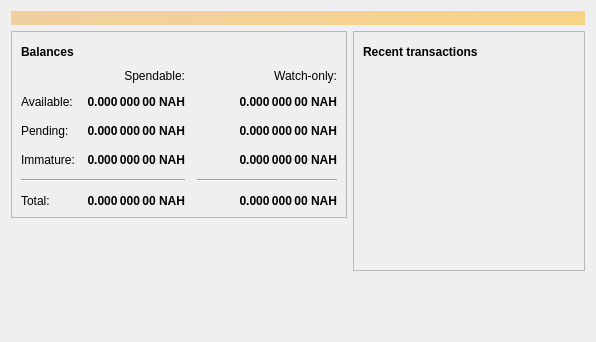
<?xml version="1.0" encoding="UTF-8"?>
<ui version="4.0">
 <class>OverviewPage</class>
 <widget class="QWidget" name="OverviewPage">
  <property name="geometry">
   <rect>
    <x>0</x>
    <y>0</y>
    <width>596</width>
    <height>342</height>
   </rect>
  </property>
  <property name="windowTitle">
   <string>Form</string>
  </property>
  <layout class="QVBoxLayout" name="topLayout">
   <item>
    <widget class="QLabel" name="labelAlerts">
     <property name="visible">
      <bool>false</bool>
     </property>
     <property name="styleSheet">
      <string notr="true">QLabel { background-color: qlineargradient(x1: 0, y1: 0, x2: 1, y2: 0, stop:0 #F0D0A0, stop:1 #F8D488); color:#000000; }</string>
     </property>
     <property name="wordWrap">
      <bool>true</bool>
     </property>
     <property name="margin">
      <number>3</number>
     </property>
     <property name="textInteractionFlags">
      <set>Qt::TextSelectableByMouse</set>
     </property>
    </widget>
   </item>
   <item>
    <layout class="QHBoxLayout" name="horizontalLayout" stretch="1,1">
     <item>
      <layout class="QVBoxLayout" name="verticalLayout_2">
       <item>
        <widget class="QFrame" name="frame">
         <property name="frameShape">
          <enum>QFrame::StyledPanel</enum>
         </property>
         <property name="frameShadow">
          <enum>QFrame::Raised</enum>
         </property>
         <layout class="QVBoxLayout" name="verticalLayout_4">
          <item>
           <layout class="QHBoxLayout" name="horizontalLayout_4">
            <item>
             <widget class="QLabel" name="label_5">
              <property name="font">
               <font>
                <weight>75</weight>
                <bold>true</bold>
               </font>
              </property>
              <property name="text">
               <string>Balances</string>
              </property>
             </widget>
            </item>
            <item>
             <widget class="QPushButton" name="labelWalletStatus">
              <property name="enabled">
               <bool>true</bool>
              </property>
              <property name="maximumSize">
               <size>
                <width>30</width>
                <height>16777215</height>
               </size>
              </property>
              <property name="toolTip">
               <string>The displayed information may be out of date. Your wallet automatically synchronizes with the arkos network after a connection is established, but this process has not completed yet.</string>
              </property>
              <property name="text">
               <string/>
              </property>
              <property name="icon">
               <iconset resource="../bitcoin.qrc">
                <normaloff>:/icons/warning</normaloff>
                <disabledoff>:/icons/warning</disabledoff>:/icons/warning</iconset>
              </property>
              <property name="iconSize">
               <size>
                <width>24</width>
                <height>24</height>
               </size>
              </property>
              <property name="flat">
               <bool>true</bool>
              </property>
             </widget>
            </item>
            <item>
             <spacer name="horizontalSpacer_3">
              <property name="orientation">
               <enum>Qt::Horizontal</enum>
              </property>
              <property name="sizeHint" stdset="0">
               <size>
                <width>40</width>
                <height>20</height>
               </size>
              </property>
             </spacer>
            </item>
           </layout>
          </item>
          <item>
           <layout class="QGridLayout" name="gridLayout">
            <property name="spacing">
             <number>12</number>
            </property>
            <item row="2" column="2">
             <widget class="QLabel" name="labelWatchPending">
              <property name="font">
               <font>
                <weight>75</weight>
                <bold>true</bold>
               </font>
              </property>
              <property name="cursor">
               <cursorShape>IBeamCursor</cursorShape>
              </property>
              <property name="toolTip">
               <string>Unconfirmed transactions to watch-only addresses</string>
              </property>
              <property name="text">
               <string notr="true">0.000 000 00 NAH</string>
              </property>
              <property name="alignment">
               <set>Qt::AlignRight|Qt::AlignTrailing|Qt::AlignVCenter</set>
              </property>
              <property name="textInteractionFlags">
               <set>Qt::LinksAccessibleByMouse|Qt::TextSelectableByKeyboard|Qt::TextSelectableByMouse</set>
              </property>
             </widget>
            </item>
            <item row="2" column="1">
             <widget class="QLabel" name="labelUnconfirmed">
              <property name="font">
               <font>
                <weight>75</weight>
                <bold>true</bold>
               </font>
              </property>
              <property name="cursor">
               <cursorShape>IBeamCursor</cursorShape>
              </property>
              <property name="toolTip">
               <string>Total of transactions that have yet to be confirmed, and do not yet count toward the spendable balance</string>
              </property>
              <property name="text">
               <string notr="true">0.000 000 00 NAH</string>
              </property>
              <property name="alignment">
               <set>Qt::AlignRight|Qt::AlignTrailing|Qt::AlignVCenter</set>
              </property>
              <property name="textInteractionFlags">
               <set>Qt::LinksAccessibleByMouse|Qt::TextSelectableByKeyboard|Qt::TextSelectableByMouse</set>
              </property>
             </widget>
            </item>
            <item row="3" column="2">
             <widget class="QLabel" name="labelWatchImmature">
              <property name="font">
               <font>
                <weight>75</weight>
                <bold>true</bold>
               </font>
              </property>
              <property name="cursor">
               <cursorShape>IBeamCursor</cursorShape>
              </property>
              <property name="toolTip">
               <string>Mined balance in watch-only addresses that has not yet matured</string>
              </property>
              <property name="text">
               <string notr="true">0.000 000 00 NAH</string>
              </property>
              <property name="alignment">
               <set>Qt::AlignRight|Qt::AlignTrailing|Qt::AlignVCenter</set>
              </property>
              <property name="textInteractionFlags">
               <set>Qt::LinksAccessibleByMouse|Qt::TextSelectableByKeyboard|Qt::TextSelectableByMouse</set>
              </property>
             </widget>
            </item>
            <item row="4" column="0" colspan="2">
             <widget class="Line" name="line">
              <property name="orientation">
               <enum>Qt::Horizontal</enum>
              </property>
             </widget>
            </item>
            <item row="4" column="2">
             <widget class="Line" name="lineWatchBalance">
              <property name="sizePolicy">
               <sizepolicy hsizetype="Preferred" vsizetype="Fixed">
                <horstretch>0</horstretch>
                <verstretch>0</verstretch>
               </sizepolicy>
              </property>
              <property name="minimumSize">
               <size>
                <width>140</width>
                <height>0</height>
               </size>
              </property>
              <property name="orientation">
               <enum>Qt::Horizontal</enum>
              </property>
             </widget>
            </item>
            <item row="5" column="0">
             <widget class="QLabel" name="labelTotalText">
              <property name="text">
               <string>Total:</string>
              </property>
             </widget>
            </item>
            <item row="3" column="1">
             <widget class="QLabel" name="labelImmature">
              <property name="font">
               <font>
                <weight>75</weight>
                <bold>true</bold>
               </font>
              </property>
              <property name="cursor">
               <cursorShape>IBeamCursor</cursorShape>
              </property>
              <property name="toolTip">
               <string>Mined balance that has not yet matured</string>
              </property>
              <property name="text">
               <string notr="true">0.000 000 00 NAH</string>
              </property>
              <property name="alignment">
               <set>Qt::AlignRight|Qt::AlignTrailing|Qt::AlignVCenter</set>
              </property>
              <property name="textInteractionFlags">
               <set>Qt::LinksAccessibleByMouse|Qt::TextSelectableByKeyboard|Qt::TextSelectableByMouse</set>
              </property>
             </widget>
            </item>
            <item row="2" column="3">
             <spacer name="horizontalSpacer_2">
              <property name="orientation">
               <enum>Qt::Horizontal</enum>
              </property>
              <property name="sizeHint" stdset="0">
               <size>
                <width>40</width>
                <height>20</height>
               </size>
              </property>
             </spacer>
            </item>
            <item row="3" column="0">
             <widget class="QLabel" name="labelImmatureText">
              <property name="text">
               <string>Immature:</string>
              </property>
             </widget>
            </item>
            <item row="5" column="1">
             <widget class="QLabel" name="labelTotal">
              <property name="font">
               <font>
                <weight>75</weight>
                <bold>true</bold>
               </font>
              </property>
              <property name="cursor">
               <cursorShape>IBeamCursor</cursorShape>
              </property>
              <property name="toolTip">
               <string>Your current total balance</string>
              </property>
              <property name="text">
               <string notr="true">0.000 000 00 NAH</string>
              </property>
              <property name="alignment">
               <set>Qt::AlignRight|Qt::AlignTrailing|Qt::AlignVCenter</set>
              </property>
              <property name="textInteractionFlags">
               <set>Qt::LinksAccessibleByMouse|Qt::TextSelectableByKeyboard|Qt::TextSelectableByMouse</set>
              </property>
             </widget>
            </item>
            <item row="5" column="2">
             <widget class="QLabel" name="labelWatchTotal">
              <property name="font">
               <font>
                <weight>75</weight>
                <bold>true</bold>
               </font>
              </property>
              <property name="cursor">
               <cursorShape>IBeamCursor</cursorShape>
              </property>
              <property name="toolTip">
               <string>Current total balance in watch-only addresses</string>
              </property>
              <property name="text">
               <string notr="true">0.000 000 00 NAH</string>
              </property>
              <property name="alignment">
               <set>Qt::AlignRight|Qt::AlignTrailing|Qt::AlignVCenter</set>
              </property>
              <property name="textInteractionFlags">
               <set>Qt::LinksAccessibleByMouse|Qt::TextSelectableByKeyboard|Qt::TextSelectableByMouse</set>
              </property>
             </widget>
            </item>
            <item row="0" column="2">
             <widget class="QLabel" name="labelWatchonly">
              <property name="text">
               <string>Watch-only:</string>
              </property>
              <property name="alignment">
               <set>Qt::AlignRight|Qt::AlignTrailing|Qt::AlignVCenter</set>
              </property>
             </widget>
            </item>
            <item row="1" column="0">
             <widget class="QLabel" name="labelBalanceText">
              <property name="text">
               <string>Available:</string>
              </property>
             </widget>
            </item>
            <item row="1" column="1">
             <widget class="QLabel" name="labelBalance">
              <property name="font">
               <font>
                <weight>75</weight>
                <bold>true</bold>
               </font>
              </property>
              <property name="cursor">
               <cursorShape>IBeamCursor</cursorShape>
              </property>
              <property name="toolTip">
               <string>Your current spendable balance</string>
              </property>
              <property name="text">
               <string notr="true">0.000 000 00 NAH</string>
              </property>
              <property name="alignment">
               <set>Qt::AlignRight|Qt::AlignTrailing|Qt::AlignVCenter</set>
              </property>
              <property name="textInteractionFlags">
               <set>Qt::LinksAccessibleByMouse|Qt::TextSelectableByKeyboard|Qt::TextSelectableByMouse</set>
              </property>
             </widget>
            </item>
            <item row="1" column="2">
             <widget class="QLabel" name="labelWatchAvailable">
              <property name="font">
               <font>
                <weight>75</weight>
                <bold>true</bold>
               </font>
              </property>
              <property name="cursor">
               <cursorShape>IBeamCursor</cursorShape>
              </property>
              <property name="toolTip">
               <string>Your current balance in watch-only addresses</string>
              </property>
              <property name="text">
               <string notr="true">0.000 000 00 NAH</string>
              </property>
              <property name="alignment">
               <set>Qt::AlignRight|Qt::AlignTrailing|Qt::AlignVCenter</set>
              </property>
              <property name="textInteractionFlags">
               <set>Qt::LinksAccessibleByMouse|Qt::TextSelectableByKeyboard|Qt::TextSelectableByMouse</set>
              </property>
             </widget>
            </item>
            <item row="2" column="0">
             <widget class="QLabel" name="labelPendingText">
              <property name="text">
               <string>Pending:</string>
              </property>
             </widget>
            </item>
            <item row="0" column="1">
             <widget class="QLabel" name="labelSpendable">
              <property name="text">
               <string>Spendable:</string>
              </property>
              <property name="alignment">
               <set>Qt::AlignRight|Qt::AlignTrailing|Qt::AlignVCenter</set>
              </property>
             </widget>
            </item>
           </layout>
          </item>
         </layout>
        </widget>
       </item>
       <item>
        <spacer name="verticalSpacer">
         <property name="orientation">
          <enum>Qt::Vertical</enum>
         </property>
         <property name="sizeHint" stdset="0">
          <size>
           <width>20</width>
           <height>40</height>
          </size>
         </property>
        </spacer>
       </item>
      </layout>
     </item>
     <item>
      <layout class="QVBoxLayout" name="verticalLayout_3">
       <item>
        <widget class="QFrame" name="frame_2">
         <property name="frameShape">
          <enum>QFrame::StyledPanel</enum>
         </property>
         <property name="frameShadow">
          <enum>QFrame::Raised</enum>
         </property>
         <layout class="QVBoxLayout" name="verticalLayout">
          <item>
           <layout class="QHBoxLayout" name="horizontalLayout_2">
            <item>
             <widget class="QLabel" name="label_4">
              <property name="font">
               <font>
                <weight>75</weight>
                <bold>true</bold>
               </font>
              </property>
              <property name="text">
               <string>Recent transactions</string>
              </property>
             </widget>
            </item>
            <item>
             <widget class="QPushButton" name="labelTransactionsStatus">
              <property name="enabled">
               <bool>true</bool>
              </property>
              <property name="maximumSize">
               <size>
                <width>30</width>
                <height>16777215</height>
               </size>
              </property>
              <property name="toolTip">
               <string>The displayed information may be out of date. Your wallet automatically synchronizes with the arkos network after a connection is established, but this process has not completed yet.</string>
              </property>
              <property name="text">
               <string/>
              </property>
              <property name="icon">
               <iconset resource="../bitcoin.qrc">
                <normaloff>:/icons/warning</normaloff>
                <disabledoff>:/icons/warning</disabledoff>:/icons/warning</iconset>
              </property>
              <property name="iconSize">
               <size>
                <width>24</width>
                <height>24</height>
               </size>
              </property>
              <property name="flat">
               <bool>true</bool>
              </property>
             </widget>
            </item>
            <item>
             <spacer name="horizontalSpacer">
              <property name="orientation">
               <enum>Qt::Horizontal</enum>
              </property>
              <property name="sizeHint" stdset="0">
               <size>
                <width>40</width>
                <height>20</height>
               </size>
              </property>
             </spacer>
            </item>
           </layout>
          </item>
          <item>
           <widget class="QListView" name="listTransactions">
            <property name="styleSheet">
             <string notr="true">QListView { background: transparent; }</string>
            </property>
            <property name="frameShape">
             <enum>QFrame::NoFrame</enum>
            </property>
            <property name="verticalScrollBarPolicy">
             <enum>Qt::ScrollBarAlwaysOff</enum>
            </property>
            <property name="horizontalScrollBarPolicy">
             <enum>Qt::ScrollBarAlwaysOff</enum>
            </property>
            <property name="selectionMode">
             <enum>QAbstractItemView::NoSelection</enum>
            </property>
           </widget>
          </item>
         </layout>
        </widget>
       </item>
       <item>
        <spacer name="verticalSpacer_2">
         <property name="orientation">
          <enum>Qt::Vertical</enum>
         </property>
         <property name="sizeHint" stdset="0">
          <size>
           <width>20</width>
           <height>40</height>
          </size>
         </property>
        </spacer>
       </item>
      </layout>
     </item>
    </layout>
   </item>
  </layout>
 </widget>
 <resources/>
 <connections/>
</ui>
